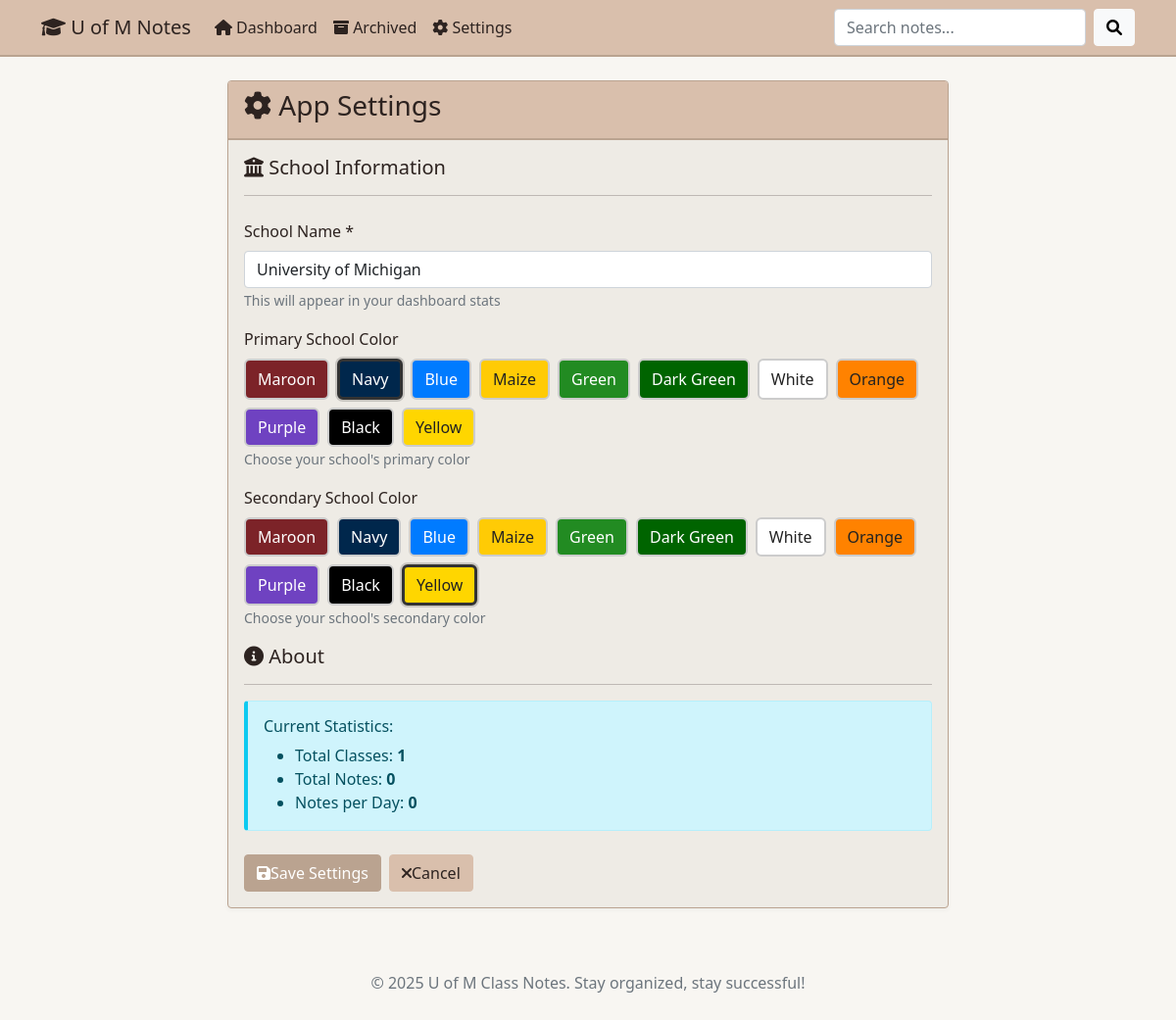
The app's page /settings, older data.
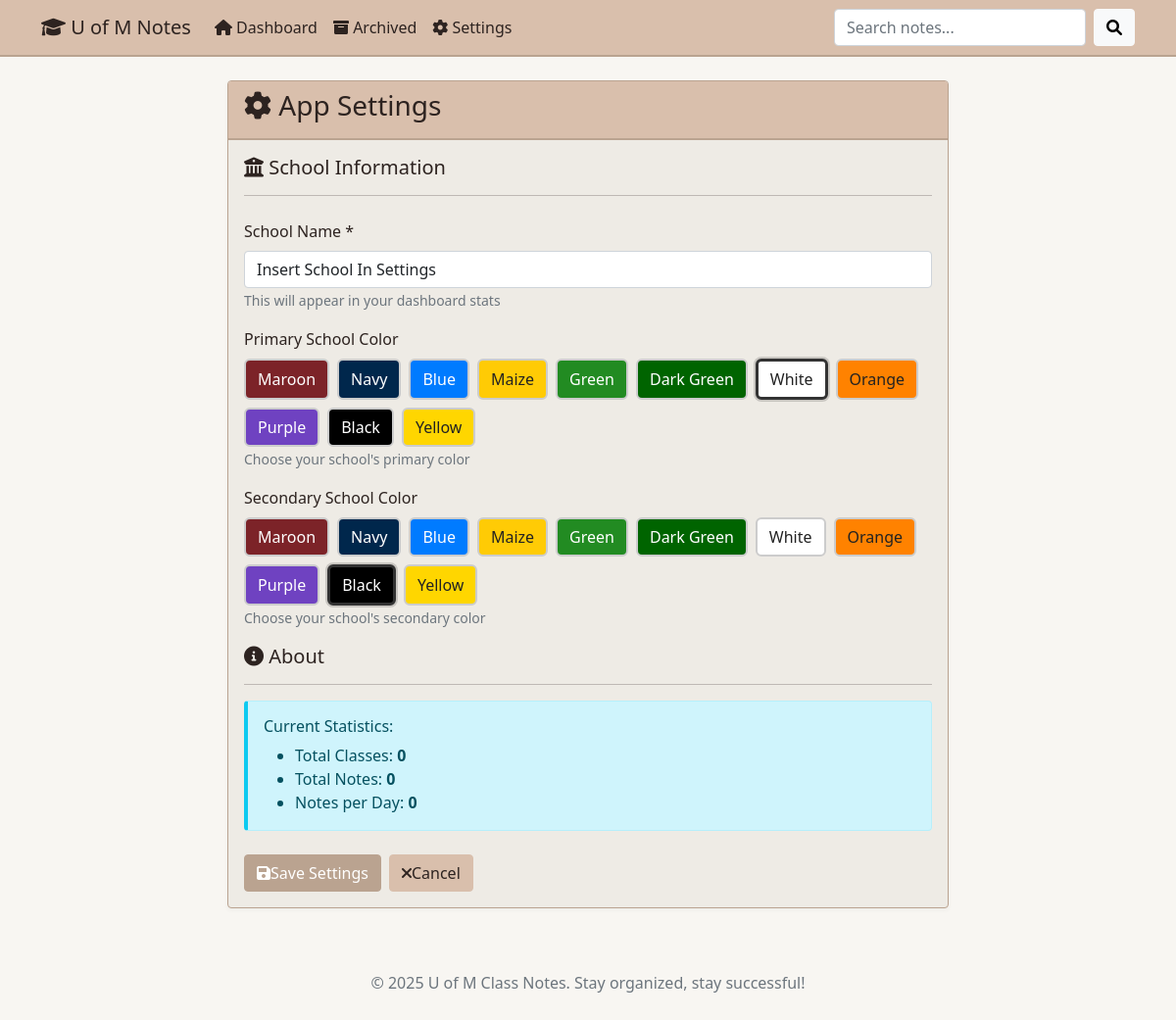
The same page, newer data.
### tables this page shows
CREATE TABLE settings (
            id INTEGER PRIMARY KEY AUTOINCREMENT,
            key TEXT UNIQUE NOT NULL,
            value TEXT NOT NULL
        );

### app.py (the view, shortened to what this page needs)
@app.route('/settings', methods=['GET', 'POST'])
def settings():
    color_options = [
        {"name": "Maroon", "value": "#7C2328", "text": "#fff"},
        {"name": "Navy", "value": "#00274C", "text": "#fff"},
        {"name": "Blue", "value": "#007bff", "text": "#fff"},
        {"name": "Maize", "value": "#FFCB05", "text": "#222"},
        {"name": "Green", "value": "#228B22", "text": "#fff"},
        {"name": "Dark Green", "value": "#006400", "text": "#fff"},
        {"name": "White", "value": "#fff", "text": "#222"},
        {"name": "Orange", "value": "#FF8200", "text": "#222"},
        {"name": "Purple", "value": "#6F42C1", "text": "#fff"},
        {"name": "Black", "value": "#000", "text": "#fff"},
        {"name": "Yellow", "value": "#FFD600", "text": "#222"},
    ]
    school_name = get_setting('school_name', 'U of M')
    school_primary_color = get_setting('school_primary_color', '#7C2328')
    school_secondary_color = get_setting('school_secondary_color', '#00274C')
    conn = get_db_connection()
    total_classes = conn.execute('SELECT COUNT(*) as count FROM classes WHERE archived = 0').fetchone()['count']
    total_notes = conn.execute('SELECT COUNT(*) as count FROM notes n JOIN classes c ON n.class_id = c.id WHERE c.archived = 0').fetchone()['count']
    conn.close()
    notes_per_day = calculate_notes_per_day()
    return render_template('settings.html',
                         school_name=school_name,
                         school_primary_color=school_primary_color,
                         school_secondary_color=school_secondary_color,
                         total_classes=total_classes,
                         total_notes=total_notes,
                         notes_per_day=notes_per_day,
                         color_options=color_options)

### app.py (called while the page is built, shortened)
def get_db_connection():
    conn = sql.connect(DATABASE)
    conn.row_factory = sql.Row
    return conn

def get_setting(key, default=None):
    conn = get_db_connection()
    result = conn.execute('SELECT value FROM settings WHERE key = ?', (key,)).fetchone()
    conn.close()
    return result['value'] if result else default

def calculate_notes_per_day():
    conn = get_db_connection()
    first_note = conn.execute('SELECT MIN(created_at) as first_date FROM notes').fetchone()
    total_notes = conn.execute('SELECT COUNT(*) as count FROM notes').fetchone()['count']
    if not first_note or not first_note['first_date'] or total_notes == 0:
        conn.close()
        return 0

### templates/settings.html (shortened to what this page needs)
{% extends "base.html" %}
{% block content %}
<div class="row justify-content-center">
    <div class="col-md-8">
        <div class="card">
            <div class="card-header">
                <h3><i class="fas fa-cog"> </i> App Settings</h3>
            </div>
            <div class="card-body">
                <form method="POST">
                    <div class="mb-4">
                        <h5><i class="fas fa-university"> </i> School Information</h5>
                        <hr>
                    </div>
                    <div class="mb-3">
                        <label for="school_name" class="form-label">School Name *</label>
                        <input type="text" class="form-control" id="school_name" name="school_name"
                               value="{{ school_name }}" placeholder="e.g., University of Michigan" required>
                        <small class="form-text text-muted">This will appear in your dashboard stats</small>
                    </div>
                    <div class="mb-3">
                        <label class="form-label">Primary School Color</label>
                        <div class="d-flex flex-wrap gap-2">
                            {% for color in color_options %}
                            <label class="btn btn-outline-secondary color-swatch-label" for="primary-{{ color.name }}" style="background: {{ color.value }}; color: {{ color.text }}; min-width: 60px;">
                                {{ color.name }}
                            </label>
                            {% endfor %}
                        </div>
                        <small class="form-text text-muted">Choose your school's primary color</small>
                    </div>
                    <div class="mb-3">
                        <label class="form-label">Secondary School Color</label>
                        <div class="d-flex flex-wrap gap-2">
                            {% for color in color_options %}
                            <label class="btn btn-outline-secondary color-swatch-label" for="secondary-{{ color.name }}" style="background: {{ color.value }}; color: {{ color.text }}; min-width: 60px;">
                                {{ color.name }}
                            </label>
                            {% endfor %}
                        </div>
                        <small class="form-text text-muted">Choose your school's secondary color</small>
                    </div>
                    <div class="mb-4">
                        <h5><i class="fas fa-info-circle"> </i> About</h5>
                        <hr>
                        <div class="alert alert-info">
                            <h6>Current Statistics:</h6>
                            <ul class="mb-0">
                                <li>Total Classes: <strong>{{ total_classes or 0 }}</strong></li>
                                <li>Total Notes: <strong>{{ total_notes or 0 }}</strong></li>
                                <li>Notes per Day: <strong>{{ notes_per_day or 0 }}</strong></li>
                            </ul>
                        </div>
                    </div>
                    <div class="d-flex gap-2">
                        <button type="submit" class="btn btn-primary">
                            <i class="fas fa-save"> </i> Save Settings
                        </button>
                        <a href="{{ url_for('index') }}" class="btn btn-secondary">
                            <i class="fas fa-times"> </i> Cancel
                        </a>
                    </div>
                </form>
            </div>
        </div>
    </div>
</div>
{% endblock %}

Row changes from the older to the newer data that the page shows:
removed settings: school_name "University of Michigan"
added settings: school_name "Insert School In Settings"
Text that changed along with them:
{{ total_classes or 0 }}: "1" → "0"
